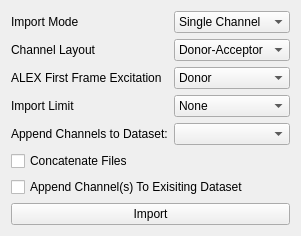
         <widget class="QWidget" name="tab_15">
          <attribute name="title">
           <string>Import Images</string>
          </attribute>
          <layout class="QVBoxLayout" name="verticalLayout_18">
           <item>
            <layout class="QFormLayout" name="formLayout">
             <item row="0" column="0">
              <widget class="QLabel" name="label">
               <property name="text">
                <string>Import Mode</string>
               </property>
              </widget>
             </item>
             <item row="0" column="1">
              <widget class="QComboBox" name="molseeq_import_mode">
               <item>
                <property name="text">
                 <string>Single Channel</string>
                </property>
               </item>
               <item>
                <property name="text">
                 <string>FRET</string>
                </property>
               </item>
               <item>
                <property name="text">
                 <string>Donor</string>
                </property>
               </item>
               <item>
                <property name="text">
                 <string>Acceptor</string>
                </property>
               </item>
               <item>
                <property name="text">
                 <string>ALEX</string>
                </property>
               </item>
               <item>
                <property name="text">
                 <string>DA</string>
                </property>
               </item>
               <item>
                <property name="text">
                 <string>DD</string>
                </property>
               </item>
               <item>
                <property name="text">
                 <string>AA</string>
                </property>
               </item>
               <item>
                <property name="text">
                 <string>AD</string>
                </property>
               </item>
              </widget>
             </item>
             <item row="1" column="0">
              <widget class="QLabel" name="molseeq_channel_layout_label">
               <property name="text">
                <string>Channel Layout</string>
               </property>
              </widget>
             </item>
             <item row="1" column="1">
              <widget class="QComboBox" name="molseeq_channel_layout">
               <item>
                <property name="text">
                 <string>Donor-Acceptor</string>
                </property>
               </item>
               <item>
                <property name="text">
                 <string>Acceptor-Donor</string>
                </property>
               </item>
              </widget>
             </item>
             <item row="2" column="0">
              <widget class="QLabel" name="molseeq_alex_first_frame_label">
               <property name="text">
                <string>ALEX First Frame Excitation</string>
               </property>
              </widget>
             </item>
             <item row="2" column="1">
              <widget class="QComboBox" name="molseeq_alex_first_frame">
               <item>
                <property name="text">
                 <string>Donor</string>
                </property>
               </item>
               <item>
                <property name="text">
                 <string>Acceptor</string>
                </property>
               </item>
              </widget>
             </item>
             <item row="3" column="0">
              <widget class="QLabel" name="label_32">
               <property name="text">
                <string>Import Limit</string>
               </property>
              </widget>
             </item>
             <item row="3" column="1">
              <widget class="QComboBox" name="molseeq_import_limt">
               <item>
                <property name="text">
                 <string>None</string>
                </property>
               </item>
               <item>
                <property name="text">
                 <string>10</string>
                </property>
               </item>
               <item>
                <property name="text">
                 <string>50</string>
                </property>
               </item>
               <item>
                <property name="text">
                 <string>100</string>
                </property>
               </item>
               <item>
                <property name="text">
                 <string>200</string>
                </property>
               </item>
               <item>
                <property name="text">
                 <string>300</string>
                </property>
               </item>
               <item>
                <property name="text">
                 <string>400</string>
                </property>
               </item>
               <item>
                <property name="text">
                 <string>500</string>
                </property>
               </item>
              </widget>
             </item>
             <item row="4" column="1">
              <widget class="QComboBox" name="molseeq_append_dataset"/>
             </item>
             <item row="4" column="0">
              <widget class="QLabel" name="molseeq_append_dataset_label">
               <property name="text">
                <string>Append Channels to Dataset:</string>
               </property>
              </widget>
             </item>
            </layout>
           </item>
           <item>
            <widget class="QCheckBox" name="molseeq_concatenate">
             <property name="text">
              <string>Concatenate Files</string>
             </property>
            </widget>
           </item>
           <item>
            <widget class="QCheckBox" name="molseeq_append">
             <property name="text">
              <string>Append Channel(s) To Exisiting Dataset</string>
             </property>
            </widget>
           </item>
           <item>
            <widget class="QPushButton" name="molseeq_import">
             <property name="text">
              <string>Import</string>
             </property>
            </widget>
           </item>
          </layout>
         </widget>
